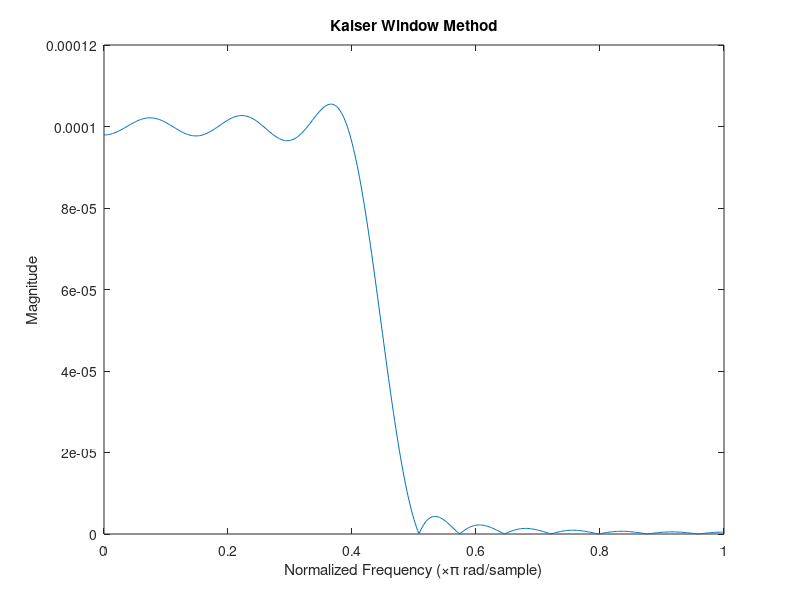
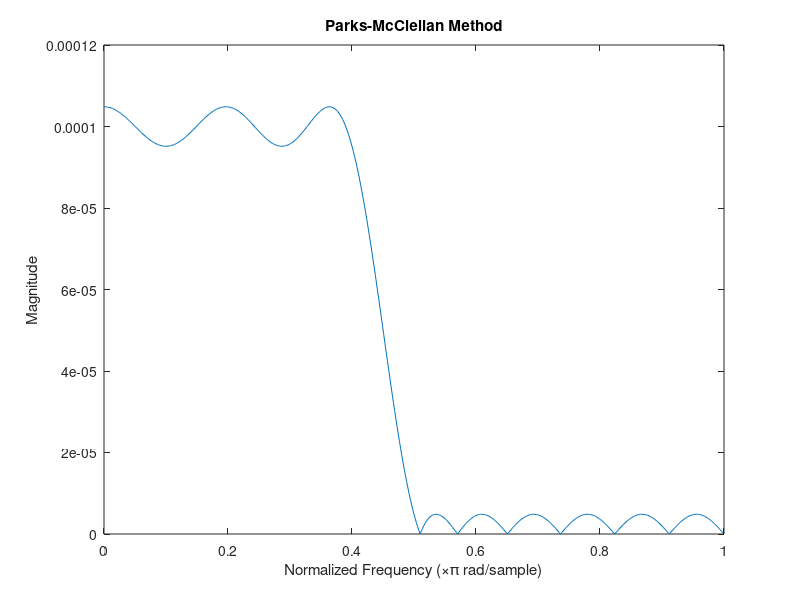

The MATLAB script that drew these images, in order:
fsamp = 10000; % sampling rate

fp = 2000; % passband corner
fs = 2500; % stopband corner

fcuts = [fp fs];
m = [1 0]; % lowpass filter magnitudes
devs = [0.05 0.05]; % allowed tolerance values

% Kaiser Window Method

[n1, Wn1, beta1, ftype1] = kaiserord(fcuts,m,devs,fsamp);
f_kaiser = fir1(n1,Wn1,ftype1,kaiser(n1+1,beta1),'noscale');
[h1,w1] = freqz(f_kaiser, fsamp);
figure
plot(w1/pi,abs(h1))
title('Kaiser Window Method')
xlabel('Normalized Frequency (\times\pi rad/sample)')
ylabel('Magnitude')

% Parks-McClellan Method  
[n2, fo, mo, w] = firpmord(fcuts,m,devs,fsamp);
f_parksmc = firpm(n2,fo,mo,w);
[h2,w2] = freqz(f_parksmc, fsamp);
figure
plot(w2/pi,abs(h2))
title('Parks-McClellan Method')
xlabel('Normalized Frequency (\times\pi rad/sample)')
ylabel('Magnitude')

fprintf("Order of Kaiser Window: %d\n", n1)
fprintf("Order of Parks-McClellan: %d\n", n2)